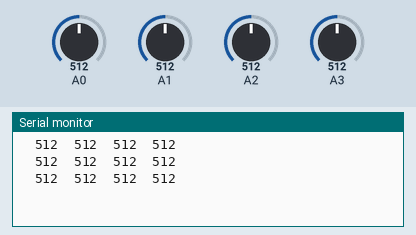
The sketch below on a simulated Arduino Uno, built with avr-gcc and run on an emulated ATmega328P. Shown: the last lines printed to the serial monitor. Inputs (shaded band) come from the test bench; at power-on: A0 = 512, A1 = 512, A2 = 512, A3 = 512.

Above: at 1.3 s.
1.4 s: A0 set to 716
At 2.2 s:
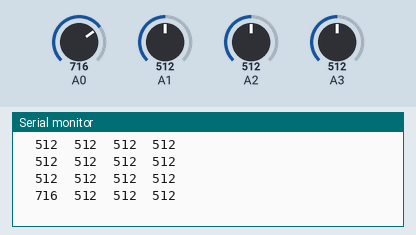
2.9 s: A1 set to 716
At 2.9 s:
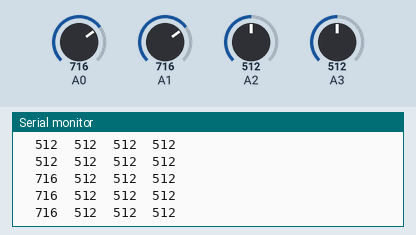
4.4 s: A2 set to 716
At 4.4 s:
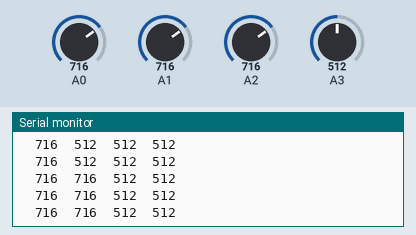
5.9 s: A3 set to 716
At 5.9 s:
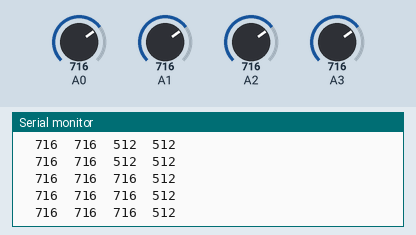
7.4 s: A0 set to 992
At 7.4 s:
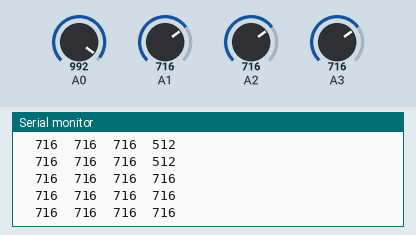
8.9 s: A1 set to 992
At 8.9 s:
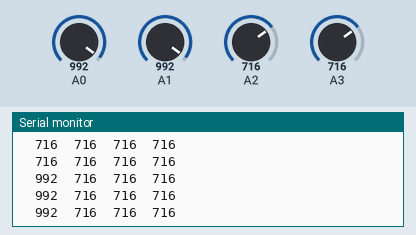
Timing chart, 0 to 11.4 s (numbered marks = the images above; inputs shaded):
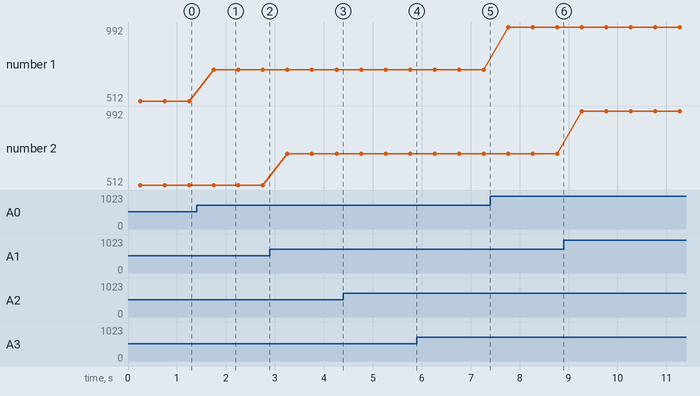

Measured:
- after the input at 1.4 s, the serial monitor: prints a new line after 0.35 s (image 1)
- plotted number 1: 512 → 716 after the input at 1.4 s, 716 → 992 after the input at 7.4 s

The sketch:

LineSensorArray1.ino
```cpp
/*
 *  Hispalis RobIOTics Arduino Trainer
 *
 *  Programa: LineSensor
 *
 *  Proposito:
 *
 *      Test del sensor de Linea
 *
 *  Version: ArduinoTrainer v1.0 / Hercules v1.0
 *  Revision:Octubre 2017
 *
 *  Proposito:
 *
 *      1)    Test del Sensor de Linea integrado
 *
 *      *)    Conceptos de Programacion: Arrays
 *
 *
 *  Notas:
 *
 *  El sensor emplea las entradas analógicas A0 - A3
 *
 */


//  Constantes de preprocesador
#define PARA delay(250)


void setup()
{
  Serial.begin( 115200 );
}

void loop()
{
  int i[4];
  int ind;

  for(;;)
  {
    i[0]= analogRead( A0 );
    i[1]= analogRead( A1 );
    i[2]= analogRead( A2 );
    i[3]= analogRead( A3 );
    PARA;

    for( ind =0; ind <4 ; ind++)
      Serial.print("\t"+String( i[ind] ));
    Serial.println("");
    PARA;
  }
}
```
